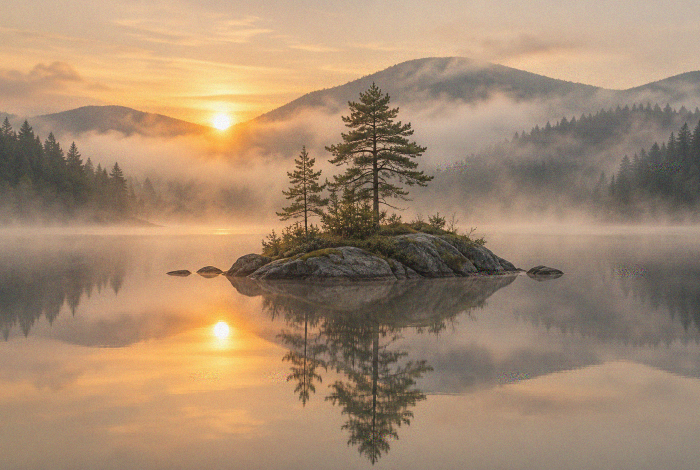
#> input picture src/solvers/the-quiet-hour/the_quiet_hour.png, 1400 x 940 px (shown at 1/2 size)
$ python solve.py
#> lines starting #> are read from the running program, lines starting #| are printed output that depends on the picture
### src/solvers/forensic_tools.py
"""PNG structure and offline spectrogram helpers."""
import io, struct, zlib, wave
from pathlib import Path
import numpy as np
from PIL import Image


def output_dir(name):
    path = Path(__file__).resolve().parents[2] / 'outputs' / name
    path.mkdir(parents=True, exist_ok=True)
    return path


# [23 lines left out: functions png, spectrogram, not called in this run]

### src/solvers/the-quiet-hour/solve.py
"""Decode the single-image stereogram in The Quiet Hour.

The image contains horizontally repeating noise. Most of each row uses a
base period P_y, while the hidden text changes the local repeat distance to
P_y + delta(x, y). Mapping delta to grayscale reveals the glyphs.

1. Estimate P_y independently for every row from the horizontal difference.
2. In the range P_y +/- 25, find the best local repeat distance.
3. Apply a median filter and write the result to recovered.png.
"""
import numpy as np
from PIL import Image
from scipy.ndimage import uniform_filter1d, median_filter

from pathlib import Path
import sys

sys.path.insert(0, str(Path(__file__).resolve().parents[1]))
from forensic_tools import output_dir

SRC = Path(__file__).with_name("the_quiet_hour.png")
OUT = output_dir("the-quiet-hour")

img = np.asarray(Image.open(SRC).convert("RGB"), dtype=np.float32)
h, w, _ = img.shape
#> h = 940; w = 1400
print(f"[*] image {w}x{h}")
#| [*] image 1400x940

# ---------- 1) Base period for each row ----------
diff = img[:, 1:] - img[:, :-1]
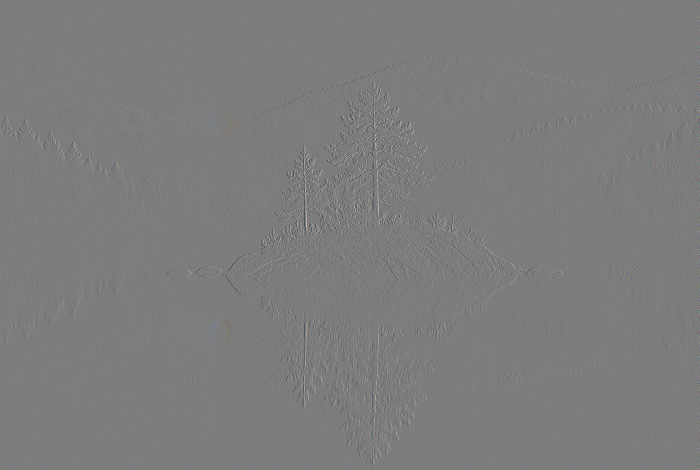
#> diff: shape (940, 1399, 3) float32 (shown at 1/2 size); mean R, G, B 0, 0, 0; drawn with min black and max white
cands = np.arange(40, 151)
corr = np.stack(
    [np.mean(diff[:, d:] * diff[:, :-d], axis=(1, 2)) for d in cands], axis=1
)                                                   # (h, len(cands))
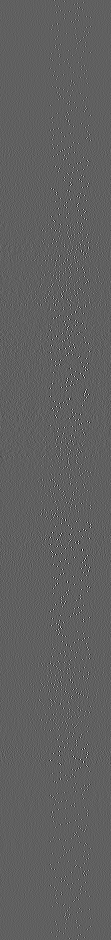
#> corr: shape (940, 111) float32; min -177.6, max 291.9, mean 0; drawn with min black and max white
periods = cands[np.argmax(corr, axis=1)]            # One base period per image row.
#> periods = 940 values, max 130 at index 17, min 90 at index 58, mean 110
print("[*] period percentiles:", np.percentile(periods, [5, 25, 50, 75, 95]).round(0).tolist())
#| [*] period percentiles: [92.0, 100.0, 110.0, 121.0, 128.0]
print("[*] first 20 rows:", periods[:20].tolist())
#| [*] first 20 rows: [94, 104, 123, 117, 114, 95, 98, 119, 117, 122, 100, 109, 96, 115, 104, 118, 126, 130, 104, 115]

# ---------- 2) Local repeat-distance offset ----------
diff = img - np.roll(img, 1, axis=1)                # difference from x-1
#> diff: shape (940, 1400, 3) float32
yy = np.arange(h)[:, None]
#> yy = 940 values from 0 to 939
xx = np.arange(w)[None, :]

deltas = np.arange(-25, 26)
best_cost = np.full((h, w), np.inf, np.float32)
disparity = np.zeros((h, w), np.int16)

for delta in deltas:
    distances = periods[:, None] + delta
    shifted = diff[yy, (xx - distances) % w]
    err = np.mean((diff - shifted) ** 2, axis=2)     # RGB squared error
    err = uniform_filter1d(err, size=15, axis=1)     # horizontal smoothing
    upd = err < best_cost
    best_cost = np.where(upd, err, best_cost)
    disparity = np.where(upd, delta, disparity)
#> this loop made 51 passes
#> pass 1, `err = uniform_filter1d(err, size=15, axis=1)`:
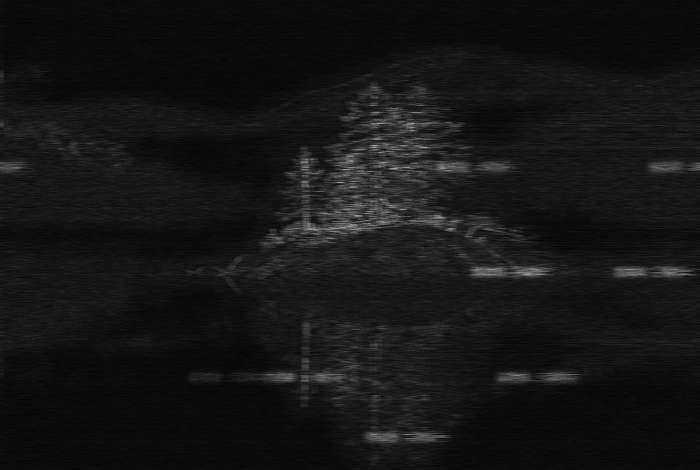
#> err: shape (940, 1400) float32 (shown at 1/2 size); min 1.04, max 5330.2, mean 438.2; drawn with min black and max white
#> after the loop:
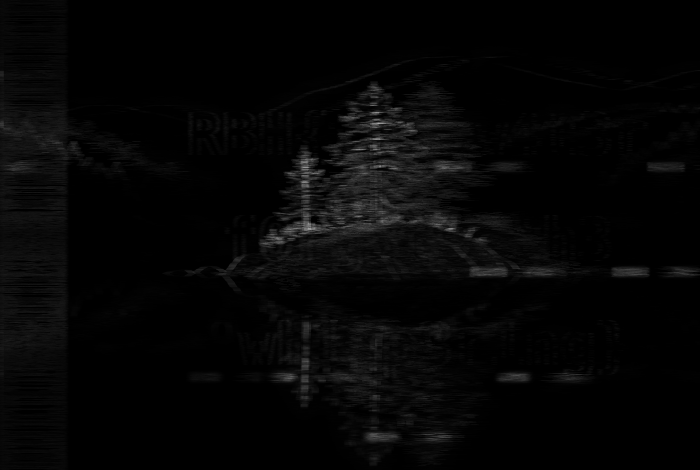
#> best_cost: shape (940, 1400) float32 (shown at 1/2 size); min 0.333, max 3919.4, mean 86.6; drawn with min black and max white
#> after the loop:
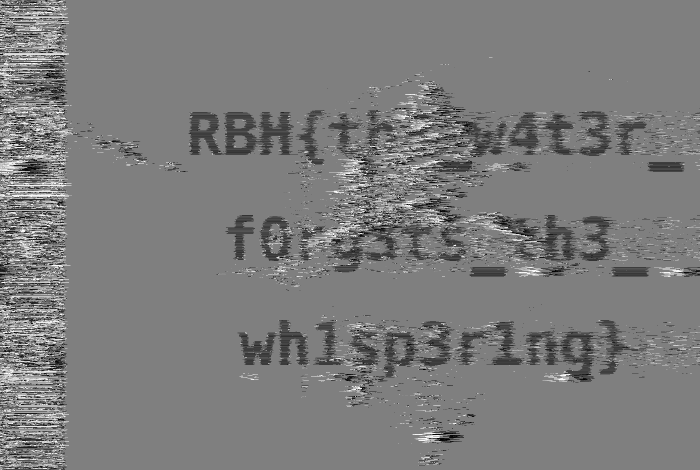
#> disparity: shape (940, 1400) int16 (shown at 1/2 size); min -25, max 25, mean -0.6; drawn with min black and max white
#> after the loop:
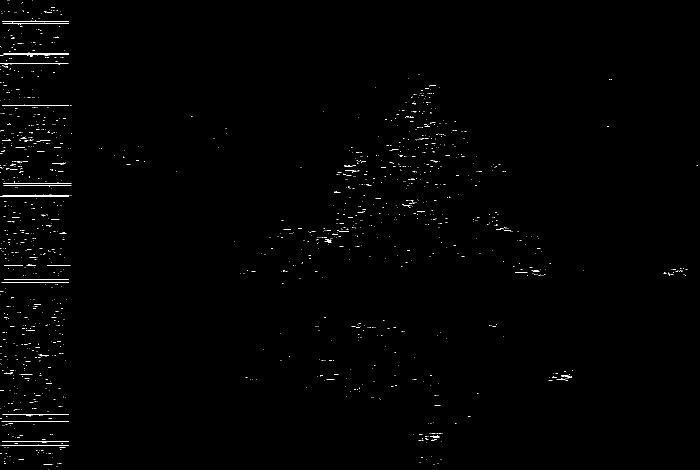
#> upd: shape (940, 1400) bool (shown at 1/2 size); 0.5% white in thin lines or dots

# ---------- 3) Denoise and write the result ----------
disparity = median_filter(disparity, size=(3, 7))
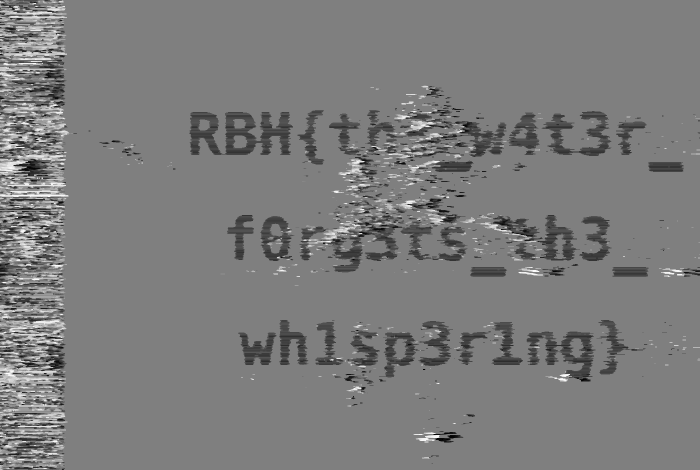
#> disparity: shape (940, 1400) int16 (shown at 1/2 size); min -25, max 25, mean -0.6; drawn with min black and max white
result = np.clip((disparity + 25) * 255 / 50, 0, 255).astype(np.uint8)
Image.fromarray(result).save(OUT / "recovered.png")
np.save(OUT / "disparity.npy", disparity)
print("[*] saved recovered.png / disparity.npy")
